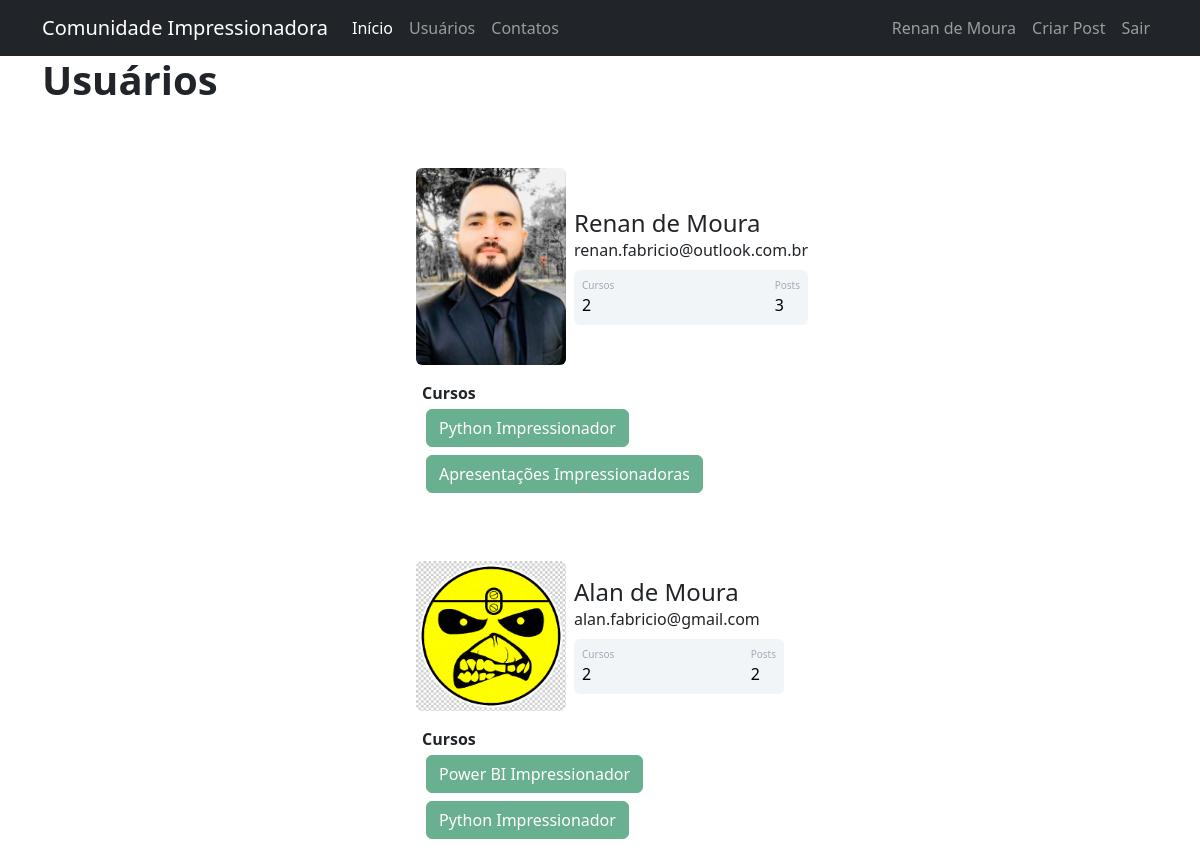
The app's page /usuarios (signed in) with its own data.
### comunidade/models.py (models this page shows)
class Usuario(database.Model, UserMixin):
    id = database.Column(database.Integer, primary_key=True)
    username = database.Column(database.String, nullable=False)
    email = database.Column(database.String, nullable=False, unique=True)
    senha = database.Column(database.String, nullable=False)
    foto_perfil = database.Column(database.String, default='default.jpg')
    posts = database.relationship('Post', backref='autor', lazy=True)
    cursos = database.Column(database.String, nullable=False, default='Não Informado')
    def contar_posts(self):
        return len(self.posts)

### comunidade/routes.py (the view)
@app.route('/usuarios')
@login_required
def usuarios():
    lista_usuarios = Usuario.query.all()
    return render_template('usuarios.html', lista_usuarios=lista_usuarios)

### comunidade/models.py (called while the page is built)
@login_manager.user_loader
def load_usuario(id_usuario):
    return Usuario.query.get(int(id_usuario))

### comunidade/templates/usuarios.html (shortened to what this page needs)
{% extends 'base.html' %}
{% block body %}
<div class="container">
	<h1><strong>Usuários</strong></h1>
	{% for usuario in lista_usuarios %}
		<div class="container mt-5 d-flex justify-content-center">
			<div class="card p-3">
				<div class="d-flex align-items-center">
					<div class="image pe-2">
						<img src="{{ url_for('static', filename='fotos_perfil/{}'.format(usuario.foto_perfil)) }}" class="rounded" width="150" >
					</div>
					<div class="ml-3 w-100">
						<h4 class="mb-0 mt-0">{{ usuario.username }}</h4>
						<span>{{ usuario.email }}</span>
						<div class="p-2 mt-2 bg-primary d-flex justify-content-between rounded text-white stats">
						   {% if 'Não Informado' in usuario.cursos %}
								<div class="d-flex flex-column"><span class="articles">Cursos</span><span class="number1">0</span></div>
						   {% else %}
								<div class="d-flex flex-column"><span class="articles">Cursos</span><span class="number1">{{ usuario.cursos.count(';') +1 }}</span></div>
						   {% endif %}
							<div class="d-flex flex-column">
								<span class="rating">Posts</span>
								<span class="number3">{{ usuario.contar_posts() }}</span>
							</div>
						</div>
					</div>
				</div>
			</div>
		</div>
		<div class="row justify-content-center">
			<div class="col col-4" style="text-align: left">
				<strong>Cursos</strong><br>
				{% for curso in usuario.cursos.split(';') %}
					<button type="button" class="btn btn-success m-1" disabled>{{ curso }}</button><br>
				{% endfor %}
			</div>
		</div>
	{% endfor %}
</div>
{% endblock %}

### comunidade/templates/navbar.html (shortened to what this page needs)
<nav class="navbar navbar-expand-lg navbar-dark bg-dark">
  <div class="container-fluid container">
    <a class="navbar-brand" href="{{ url_for('home') }}">Comunidade Impressionadora</a>
    <div class="collapse navbar-collapse" id="navbarSupportedContent">
      <ul class="navbar-nav me-auto mb-2 mb-lg-0">
        <li class="nav-item">
          <a class="nav-link active" aria-current="page" href="{{ url_for('home') }}">Início</a>
        </li>
        <li class="nav-item">
          <a class="nav-link" href="{{ url_for('usuarios') }}">Usuários</a>
        </li>
        <li class="nav-item">
          <a class="nav-link" href="{{ url_for('contatos') }}">Contatos</a>
        </li>
      </ul>
      <ul class=" d-flex navbar-nav">
        {% if current_user.is_authenticated %}
          <li class="nav-item">
            <a class="nav-link" href="{{ url_for('perfil') }}">{{ current_user.username }}</a>
          </li>
           <li class="nav-item">
            <a class="nav-link" href="{{ url_for('criar_post') }}">Criar Post</a>
          </li>
           <li class="nav-item">
            <a class="nav-link" href="{{ url_for('sair') }}">Sair</a>
          </li>
        {% endif %}
      </ul>
    </div>
  </div>
</nav>

### comunidade/static/main.css (style rules this page uses)
.card { width: 400px; border: none; border-radius: 10px; background-color: #fff; }
.stats { background: #f2f5f8 !important; color: #000 !important; }
.articles { font-size:10px; color: #a1aab9; }
.number1 { font-weight:500; }
.rating { font-size:10px; color: #a1aab9; }
.number3 { font-weight:500; }

### records on screen
Usuario: username "Renan de Moura", foto_perfil (picture), email "renan.fabricio@outlook.com.br", cursos "2", contar_posts "3", curso "Python Impressionador" "Apresentações Impressionadoras"
Usuario: foto_perfil (picture), username "Alan de Moura", email "alan.fabricio@gmail.com", cursos "2", contar_posts "2", curso "Power BI Impressionador" "Python Impressionador"
